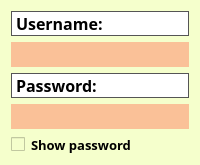
            <widget class="QWidget" name="Account_inform_2">
             <property name="styleSheet">
              <string notr="true">background-color:#f5ffcc;
border-radius:15px;</string>
             </property>
             <layout class="QVBoxLayout" name="verticalLayout_8">
              <item>
               <widget class="QLabel" name="label_4">
                <property name="maximumSize">
                 <size>
                  <width>200</width>
                  <height>40</height>
                 </size>
                </property>
                <property name="font">
                 <font>
                  <family>Segoe UI Black</family>
                  <pointsize>12</pointsize>
                  <weight>75</weight>
                  <bold>true</bold>
                 </font>
                </property>
                <property name="styleSheet">
                 <string notr="true">background-color:white;
border-radius:15px;
border: 1px solid #555555;</string>
                </property>
                <property name="text">
                 <string>Username:</string>
                </property>
               </widget>
              </item>
              <item>
               <widget class="QLineEdit" name="txt_username">
                <property name="maximumSize">
                 <size>
                  <width>300</width>
                  <height>30</height>
                 </size>
                </property>
                <property name="font">
                 <font>
                  <family>Segoe UI Black</family>
                  <pointsize>12</pointsize>
                  <weight>75</weight>
                  <bold>true</bold>
                 </font>
                </property>
                <property name="styleSheet">
                 <string notr="true">background-color:#fac198;
border-radius:15px;</string>
                </property>
                <property name="readOnly">
                 <bool>true</bool>
                </property>
               </widget>
              </item>
              <item>
               <widget class="QLabel" name="label_3">
                <property name="maximumSize">
                 <size>
                  <width>200</width>
                  <height>40</height>
                 </size>
                </property>
                <property name="font">
                 <font>
                  <family>Segoe UI Black</family>
                  <pointsize>12</pointsize>
                  <weight>75</weight>
                  <bold>true</bold>
                 </font>
                </property>
                <property name="styleSheet">
                 <string notr="true">background-color:white;
border-radius:15px;
border: 1px solid #555555;</string>
                </property>
                <property name="text">
                 <string>Password:</string>
                </property>
               </widget>
              </item>
              <item>
               <widget class="QLineEdit" name="txt_pass">
                <property name="maximumSize">
                 <size>
                  <width>300</width>
                  <height>30</height>
                 </size>
                </property>
                <property name="font">
                 <font>
                  <family>Segoe UI Black</family>
                  <pointsize>12</pointsize>
                  <weight>75</weight>
                  <bold>true</bold>
                 </font>
                </property>
                <property name="styleSheet">
                 <string notr="true">background-color:#fac198;
border-radius:15px;</string>
                </property>
                <property name="echoMode">
                 <enum>QLineEdit::Password</enum>
                </property>
                <property name="readOnly">
                 <bool>true</bool>
                </property>
               </widget>
              </item>
              <item>
               <widget class="QCheckBox" name="ckb_showpass">
                <property name="font">
                 <font>
                  <family>Segoe UI Black</family>
                  <pointsize>10</pointsize>
                  <weight>75</weight>
                  <bold>true</bold>
                 </font>
                </property>
                <property name="text">
                 <string>Show password</string>
                </property>
               </widget>
              </item>
             </layout>
            </widget>
